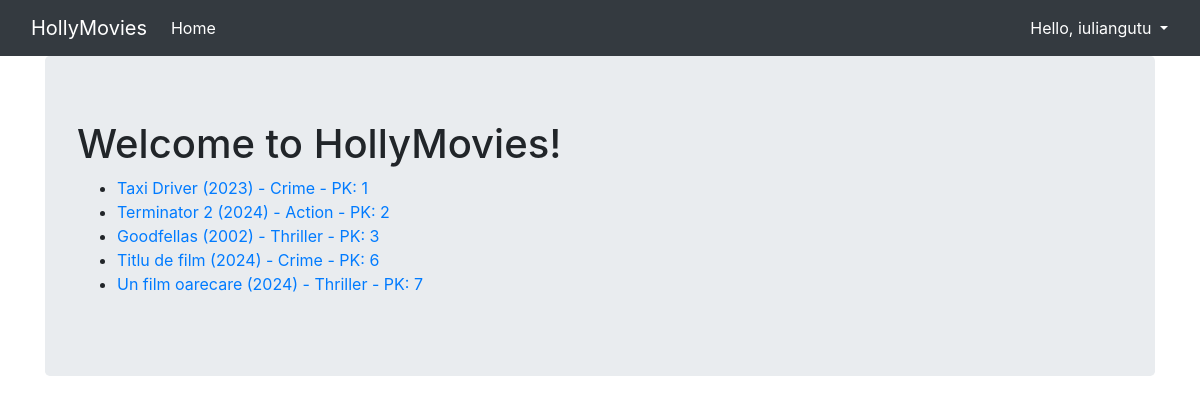
/movies/ (signed in), run on the app's committed database.
### viewer/models.py (models this page shows, shortened)
class Movie(Model):
    title = CharField(max_length=128)
    genre = ForeignKey(Genre, on_delete=DO_NOTHING)
    rating = IntegerField()
    released = DateField()
    description = TextField()
    created = DateTimeField(auto_now_add=True)
    slug = SlugField(unique=True, editable=False)

class Genre(Model):
    name = CharField(max_length=128)

### viewer/views.py (the view)
# urls.py: path('', MoviesView.as_view(), name='movie-list'),
class MoviesView(ListView):
    template_name = 'movies.html'
    model = Movie

### viewer/templates/movies.html
{% extends 'base.html' %}
{% block content %}
<h1>Welcome to HollyMovies!</h1>
<ul>
    {% for movie in object_list %}
    <li>
        <a href="{% url 'movie-detail' movie.slug %}"> {{ movie.title }} ({{ movie.released.year }}) - {{ movie.genre.name }} - PK: {{ movie.pk }} </a>
    </li>
    {% endfor %}
</ul>
{% endblock %}

### viewer/templates/base.html (shortened to what this page needs)
{% load static %}
<html {% if LANGUAGE_CODE %}lang="{{ LANGUAGE_CODE }}" {% endif %}>
<head>
    <link rel="stylesheet" href="https://stackpath.bootstrapcdn.com/bootstrap/4.2.1/css/bootstrap.min.css"
>
    <link rel="stylesheet" href="{% static 'index.css' %}">
</head>
<body>
<nav class="navbar navbar-expand-lg navbar-dark bg-dark">
    <div class="container fixed">
        <a class="navbar-brand" href="/">HollyMovies</a>
        <div class="collapse navbar-collapse" id="navbarNavAltMarkup">
            <div class="navbar-nav">
                <a class="nav-item nav-link active" href="/">
                    Home
                </a>
            </div>
        </div>
    </div>
    <div class="nav-item dropdown">
        {% if user.is_authenticated %}
        <a class="nav-link active dropdown-toggle text-white" href="#" data-toggle="dropdown">
            {% if user.first_name  %} Hello, {{ user.first_name }}!
            {% else %} Hello, {{ user.username }} {% endif %}
        </a>
        {% endif %}
    </div>
</nav>
<div class="container">
    <div class="jumbotron">
        {% block content %}{% endblock %}
    </div>
</div>
</body>
</html>

### data on the page
Movie: title "Taxi Driver", released.year "2023", genre.name "Crime", pk "1"
Movie: title "Terminator 2", released.year "2024", genre.name "Action", pk "2"
Movie: title "Goodfellas", released.year "2002", genre.name "Thriller", pk "3"
Movie: title "Titlu de film", released.year "2024", genre.name "Crime", pk "6"
Movie: title "Un film oarecare", released.year "2024", genre.name "Thriller", pk "7"

### other printed values
{{ user.username }} "iuliangutu"
